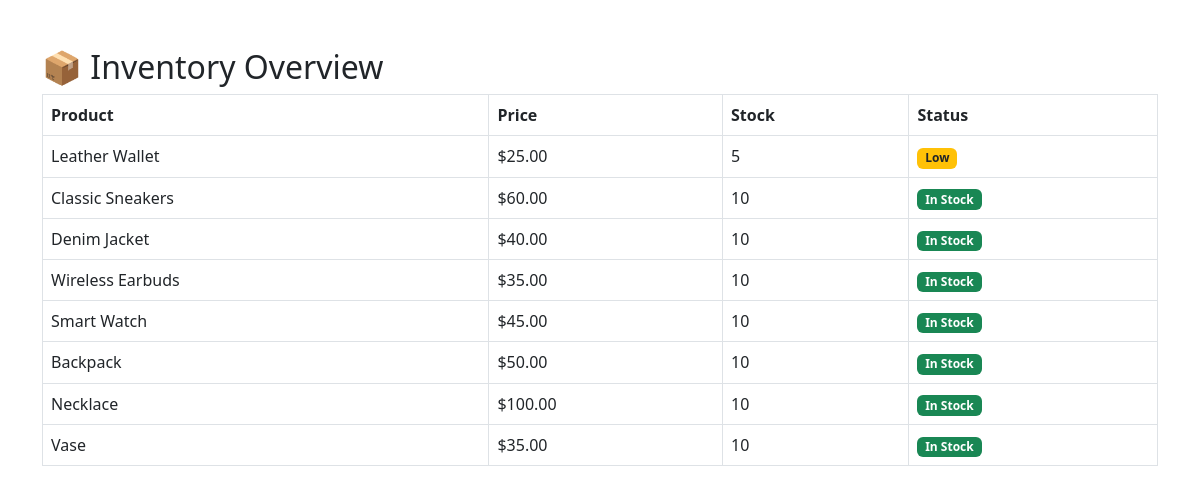
/admin/admin_inventory.php (signed in), run on the app's committed database.
### tables this page shows
CREATE TABLE `products` (
  `id` int(11) NOT NULL,
  `name` varchar(255) NOT NULL,
  `category` varchar(100) DEFAULT NULL,
  `description` text DEFAULT NULL,
  `price` decimal(10,2) NOT NULL,
  `image` varchar(255) DEFAULT NULL,
  `created_at` timestamp NOT NULL DEFAULT current_timestamp(),
  `stock` int(11) NOT NULL DEFAULT 0
);

### admin/admin_inventory.php (the view, shortened to what this page needs)
<?php
include '../includes/db.php';
$products = $conn->query("SELECT * FROM products ORDER BY stock ASC");
?>
<!DOCTYPE html>
<html>
<head>
  <link href="https://cdn.jsdelivr.net/npm/bootstrap@5.3.0/dist/css/bootstrap.min.css" rel="stylesheet">
</head>
<body>
<div class="container my-5">
  <h2>📦 Inventory Overview</h2>
  <table class="table table-bordered">
    <thead>
      <tr>
        <th>Product</th>
        <th>Price</th>
        <th>Stock</th>
        <th>Status</th>
      </tr>
    </thead>
    <tbody>
      <?php while ($row = $products->fetch_assoc()): ?>
        <tr>
          <td><?php echo htmlspecialchars($row['name']); ?></td>
          <td>$<?php echo number_format($row['price'], 2); ?></td>
          <td><?php echo $row['stock']; ?></td>
          <td>
            <?php
              if ($row['stock'] == 0) {
                echo '<span class="badge bg-danger">Out of Stock</span>';
              } elseif ($row['stock'] <= 5) {
                echo '<span class="badge bg-warning text-dark">Low</span>';
              } else {
                echo '<span class="badge bg-success">In Stock</span>';
              }
            ?>
          </td>
        </tr>
      <?php endwhile; ?>
    </tbody>
  </table>
</div>
</body>
</html>

### data on the page
products: name "Leather Wallet", price "25.00", stock "5", shows "Low"
products: name "Classic Sneakers", price "60.00", stock "10", shows "In Stock"
products: name "Denim Jacket", price "40.00", stock "10", shows "In Stock"
products: name "Wireless Earbuds", price "35.00", stock "10", shows "In Stock"
products: name "Smart Watch", price "45.00", stock "10", shows "In Stock"
products: name "Backpack", price "50.00", stock "10", shows "In Stock"
products: name "Necklace", price "100.00", stock "10", shows "In Stock"
products: name "Vase", price "35.00", stock "10", shows "In Stock"
